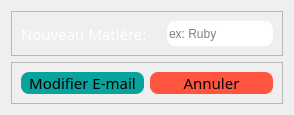
                           <widget class="QWidget" name="tab_12">
                            <attribute name="title">
                             <string>Modifier Matière</string>
                            </attribute>
                            <layout class="QVBoxLayout" name="verticalLayout_11">
                             <item>
                              <widget class="QFrame" name="frame_70">
                               <property name="frameShape">
                                <enum>QFrame::StyledPanel</enum>
                               </property>
                               <property name="frameShadow">
                                <enum>QFrame::Raised</enum>
                               </property>
                               <layout class="QHBoxLayout" name="horizontalLayout_62">
                                <item>
                                 <widget class="QLabel" name="label_32">
                                  <property name="minimumSize">
                                   <size>
                                    <width>140</width>
                                    <height>0</height>
                                   </size>
                                  </property>
                                  <property name="maximumSize">
                                   <size>
                                    <width>60</width>
                                    <height>16777215</height>
                                   </size>
                                  </property>
                                  <property name="font">
                                   <font>
                                    <family>Quicksand Light</family>
                                    <pointsize>11</pointsize>
                                   </font>
                                  </property>
                                  <property name="styleSheet">
                                   <string notr="true">QFrame{
border-radius:10px;
color: #FFF;
}</string>
                                  </property>
                                  <property name="text">
                                   <string>Nouveau Matière:</string>
                                  </property>
                                 </widget>
                                </item>
                                <item>
                                 <widget class="QLineEdit" name="enseignant_email_modif_in_db_new">
                                  <property name="minimumSize">
                                   <size>
                                    <width>0</width>
                                    <height>25</height>
                                   </size>
                                  </property>
                                  <property name="maximumSize">
                                   <size>
                                    <width>16777215</width>
                                    <height>25</height>
                                   </size>
                                  </property>
                                  <property name="styleSheet">
                                   <string notr="true">*{
color: #000;
background:#FFF;
border-radius:8px;
}</string>
                                  </property>
                                  <property name="placeholderText">
                                   <string>ex: Ruby</string>
                                  </property>
                                 </widget>
                                </item>
                               </layout>
                              </widget>
                             </item>
                             <item>
                              <widget class="QFrame" name="frame_71">
                               <property name="frameShape">
                                <enum>QFrame::StyledPanel</enum>
                               </property>
                               <property name="frameShadow">
                                <enum>QFrame::Raised</enum>
                               </property>
                               <layout class="QHBoxLayout" name="horizontalLayout_29">
                                <item>
                                 <widget class="QPushButton" name="btn_modif_email_enseignant_in_db_new">
                                  <property name="maximumSize">
                                   <size>
                                    <width>150</width>
                                    <height>40</height>
                                   </size>
                                  </property>
                                  <property name="font">
                                   <font>
                                    <family>Quicksand Light</family>
                                    <pointsize>11</pointsize>
                                   </font>
                                  </property>
                                  <property name="styleSheet">
                                   <string notr="true">*{
background:rgb(9, 163, 158);
border-radius:8px;
}
QPushButton:hover{
background:rgb(13, 58, 53);
color:#FFF;
font-size:18px;
}
QPushButton:pressed{
background:rgb(98, 255, 237);
}</string>
                                  </property>
                                  <property name="text">
                                   <string>Modifier E-mail</string>
                                  </property>
                                 </widget>
                                </item>
                                <item>
                                 <widget class="QPushButton" name="pushButton_20">
                                  <property name="maximumSize">
                                   <size>
                                    <width>150</width>
                                    <height>40</height>
                                   </size>
                                  </property>
                                  <property name="font">
                                   <font>
                                    <family>Quicksand Light</family>
                                    <pointsize>11</pointsize>
                                   </font>
                                  </property>
                                  <property name="styleSheet">
                                   <string notr="true">*{
background:rgb(255, 85, 62);
border-radius:8px;
}
QPushButton:hover{
background:rgb(198, 66, 43);
color:#FFF;
font-size:18px;
}
QPushButton:pressed{
background:rgb(255, 142, 114);
}</string>
                                  </property>
                                  <property name="text">
                                   <string>Annuler</string>
                                  </property>
                                 </widget>
                                </item>
                               </layout>
                              </widget>
                             </item>
                            </layout>
                           </widget>
